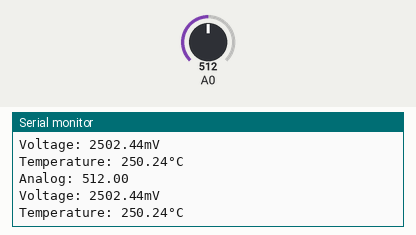
The sketch below on a simulated Arduino Uno, built with avr-gcc and run on an emulated ATmega328P. Parts: the last lines printed to the serial monitor. The test bench sets the inputs (shaded band); at power-on: A0 = 512.

Above: at 1.8 s.
1.9 s: A0 set to 716
At 2.8 s:
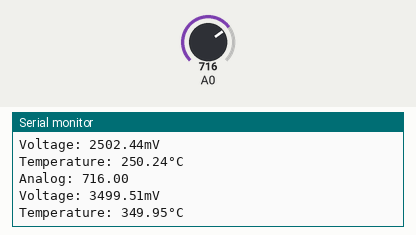
3.4 s: A0 set to 900
At 4.8 s:
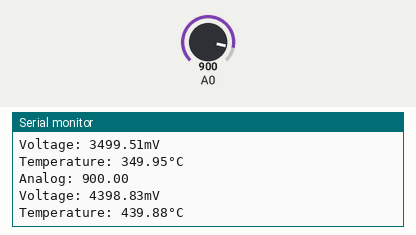
Timing chart, 0 to 6.4 s (numbered marks = the images above; inputs shaded):
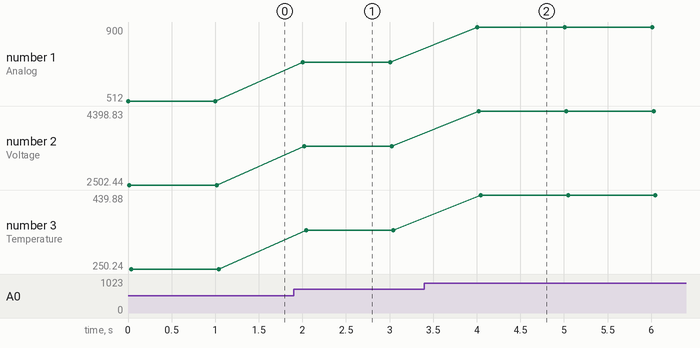

The sketch:

temperature_sensor_lm335.ino
```cpp
#define ANALOG_IN A0
#define INPUT_VOLTAGE 4.98

void setup(){
  Serial.begin(9600);
}

void loop() {
  // put your main code here, to run repeatedly:

  float analog = analogRead(A0);
  float voltage = analog*5000/1023.0; //mV
  float celcius = voltage/10.0;

  Serial.print("Analog: ");Serial.println(analog);
  Serial.print("Voltage: ");Serial.print(voltage);Serial.println("mV");
  Serial.print("Temperature: ");Serial.print(celcius);Serial.println("°C");
  Serial.println("\n");
  delay(1000);
}
```

Measured:
- after the input at 1.9 s, the serial monitor: prints a new line after 0.10 s (image 1)
- after the input at 3.4 s, the serial monitor: prints a new line after 0.61 s (image 2)
- plotted number 1: 512 → 716 after the input at 1.9 s, 716 → 900 after the input at 3.4 s
- plotted number 2: 2502.44 → 3499.51 after the input at 1.9 s, 3499.51 → 4398.83 after the input at 3.4 s
- plotted number 3: 250.24 → 349.95 after the input at 1.9 s, 349.95 → 439.88 after the input at 3.4 s
